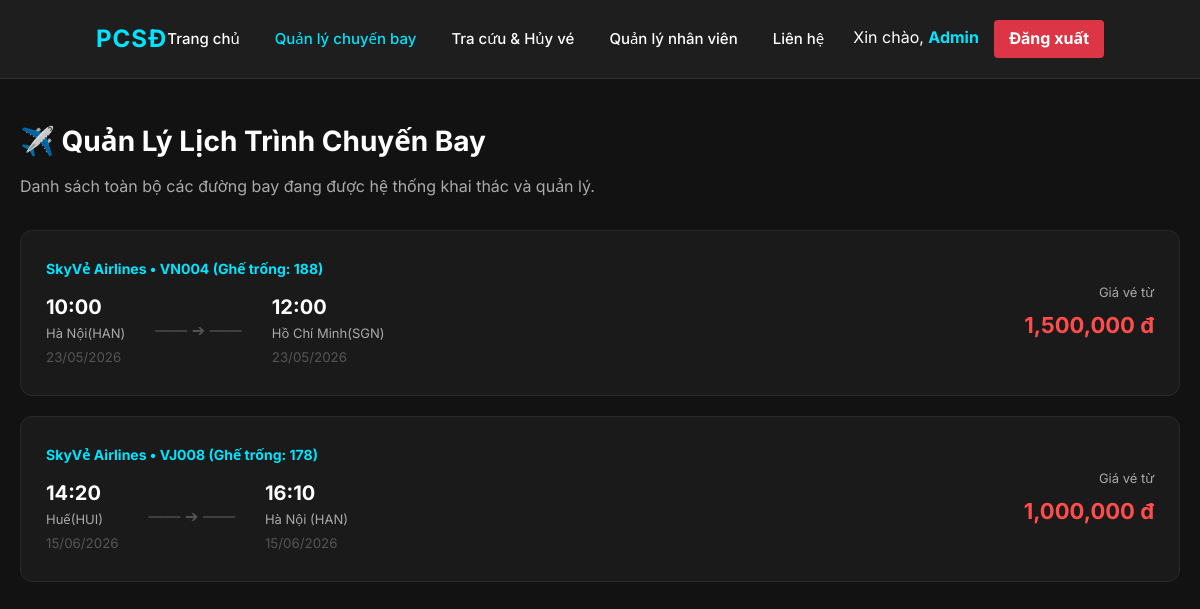
The app's page /chuyen-bay (signed in) with its own data.
### app.py (models this page shows)
class ChuyenBay(db.Model):
    maChuyenBay = db.Column(db.String(20), primary_key=True)
    maMayBay = db.Column(db.String(20), db.ForeignKey('may_bay.maMayBay'), nullable=False)
    sanBayDi = db.Column(db.String(50), nullable=False)
    sanBayDen = db.Column(db.String(50), nullable=False)
    ngayGioDi = db.Column(db.DateTime, nullable=False)
    ngayGioDen = db.Column(db.DateTime, nullable=False)
    giaVe = db.Column(db.Float, nullable=False)
    soGheTrong = db.Column(db.Integer, nullable=False)
    may_bay = db.relationship('MayBay', backref=db.backref('chuyen_bay', lazy=True))

### app.py (the view)
@app.route('/chuyen-bay')
def xem_chuyen_bay():
    chuyen_bays = ChuyenBay.query.all()
    return render_template('chuyen_bay.html', chuyen_bays=chuyen_bays)

### templates/chuyen_bay.html (shortened to what this page needs)
{% extends 'base.html' %}
{% block content %}
<main class="container" style="padding: 40px 20px; max-width: 1200px; margin: 0 auto">
  <h2 style="color: #ffffff; margin-bottom: 10px; font-size: 28px">
    {% if session.get('role') in ['admin', 'nhanvien'] %}
    ✈️ Quản Lý Lịch Trình Chuyến Bay
    {% else %}
    ✈️ Tất Cả Chuyến Bay Hiện Có
    {% endif %}
  </h2>
  <p style="color: #aaaaaa; margin-bottom: 30px">
    {% if session.get('role') in ['admin', 'nhanvien'] %}
    Danh sách toàn bộ các đường bay đang được hệ thống khai thác và quản lý.
    {% else %}
    Danh sách các đường bay đang khai thác với giá vé ưu đãi nhất trong tháng.
    {% endif %}
  </p>
  <div class="flight-list" style="display: flex; flex-direction: column; gap: 20px">
    {% for cb in chuyen_bays %}
    <div class="flight-card" style="background-color: #1a1a1a; border: 1px solid #2a2a2a; border-radius: 12px; padding: 25px; display: flex; justify-content: space-between; align-items: center;">
      <div class="flight-info">
        <span style="color: #00e5ff; font-weight: bold; font-size: 14px">
          SkyVẻ Airlines • {{ cb.maChuyenBay }} (Ghế trống: {{ cb.soGheTrong }})
        </span>
        <div style="display: flex; gap: 30px; margin-top: 10px; align-items: center;">
          <div>
            <strong style="font-size: 20px; color: #fff">{{ cb.ngayGioDi.strftime('%H:%M') }}</strong>
            <p style="color: #aaa; margin: 0; font-size: 13px">{{ cb.sanBayDi }}</p>
            <small style="color: #555;">{{ cb.ngayGioDi.strftime('%d/%m/%Y') }}</small>
          </div>
          <div style="color: #555">—— ➔ ——</div>
          <div>
            <strong style="font-size: 20px; color: #fff">{{ cb.ngayGioDen.strftime('%H:%M') }}</strong>
            <p style="color: #aaa; margin: 0; font-size: 13px">{{ cb.sanBayDen }}</p>
            <small style="color: #555;">{{ cb.ngayGioDen.strftime('%d/%m/%Y') }}</small>
          </div>
        </div>
      </div>
      <div class="flight-price" style="text-align: right">
        <p style="color: #aaa; margin: 0 0 5px 0; font-size: 13px">Giá vé từ</p>
        <strong style="color: #ff4d4d; font-size: 22px">{{ "{:,.0f}".format(cb.giaVe) }} đ</strong>
      </div>
    </div>
    {% else %}
    <div style="text-align: center; color: #aaa; padding: 30px; background: #1a1a1a; border-radius: 8px;">
        Hiện chưa có chuyến bay nào được nạp dữ liệu.
    </div>
    {% endfor %}
  </div>
</main>
{% endblock %}

### static/css/style.css (style rules this page uses)
* { margin: 0; padding: 0; box-sizing: border-box; font-family: "Inter", "Segoe UI", Roboto, sans-serif; }
:root { --bg-body: #121212; --bg-card: #1e1e1e; --bg-input: #252525; --text-main: #ffffff; --text-sub: #a0a0a0; --accent-color: #00ebd4; --border-color: #333333; }
body { background-color: var(--bg-body); color: var(--text-main); line-height: 1.6; overflow-x: hidden; }

### records on screen
ChuyenBay: maChuyenBay "VN004", soGheTrong "188", ngayGioDi "10:00", sanBayDi "Hà Nội(HAN)", ngayGioDi "23/05/2026", ngayGioDen "12:00", sanBayDen "Hồ Chí Minh(SGN)", ngayGioDen "23/05/2026", giaVe "1,500,000"
ChuyenBay: maChuyenBay "VJ008", soGheTrong "178", ngayGioDi "14:20", sanBayDi "Huế(HUI)", ngayGioDi "15/06/2026", ngayGioDen "16:10", sanBayDen "Hà Nội (HAN)", ngayGioDen "15/06/2026", giaVe "1,000,000"

### other values on screen
{{ session.get('hoTen') }} "Admin"
